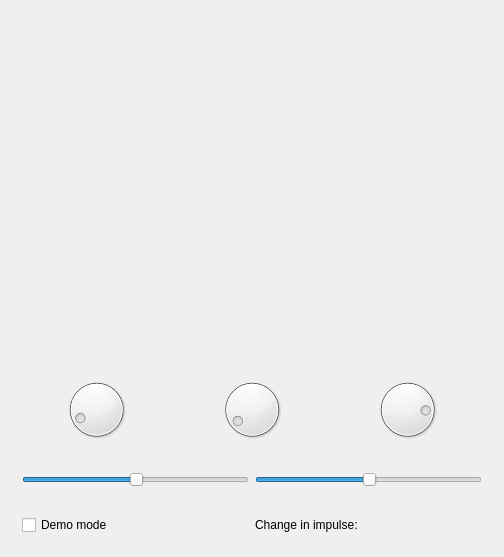
<?xml version="1.0" encoding="UTF-8"?>
<ui version="4.0">
 <class>QtPerfectElasticCollisionMainDialog</class>
 <widget class="QDialog" name="QtPerfectElasticCollisionMainDialog">
  <property name="geometry">
   <rect>
    <x>0</x>
    <y>0</y>
    <width>504</width>
    <height>557</height>
   </rect>
  </property>
  <property name="windowTitle">
   <string>PerfectElasticCollision</string>
  </property>
  <property name="windowIcon">
   <iconset resource="ToolPerfectElasticCollision.qrc">
    <normaloff>:/images/R.png</normaloff>:/images/R.png</iconset>
  </property>
  <layout class="QVBoxLayout" name="verticalLayout">
   <item>
    <widget class="QWidget" name="widget_top" native="true">
     <property name="sizePolicy">
      <sizepolicy hsizetype="Preferred" vsizetype="MinimumExpanding">
       <horstretch>0</horstretch>
       <verstretch>0</verstretch>
      </sizepolicy>
     </property>
    </widget>
   </item>
   <item>
    <widget class="QWidget" name="widget_dials" native="true">
     <property name="maximumSize">
      <size>
       <width>16777215</width>
       <height>91</height>
      </size>
     </property>
     <layout class="QHBoxLayout" name="horizontalLayout">
      <item>
       <widget class="QDial" name="dial_impulse_angle1">
        <property name="sliderPosition">
         <number>17</number>
        </property>
        <property name="wrapping">
         <bool>true</bool>
        </property>
       </widget>
      </item>
      <item>
       <widget class="QDial" name="dial_angle">
        <property name="sliderPosition">
         <number>14</number>
        </property>
        <property name="wrapping">
         <bool>true</bool>
        </property>
       </widget>
      </item>
      <item>
       <widget class="QDial" name="dial_impulse_angle2">
        <property name="sliderPosition">
         <number>75</number>
        </property>
        <property name="wrapping">
         <bool>true</bool>
        </property>
       </widget>
      </item>
     </layout>
    </widget>
   </item>
   <item>
    <widget class="QWidget" name="widget_sliders" native="true">
     <layout class="QHBoxLayout" name="horizontalLayout_2">
      <item>
       <widget class="QSlider" name="slider_impulse_1">
        <property name="sliderPosition">
         <number>50</number>
        </property>
        <property name="orientation">
         <enum>Qt::Horizontal</enum>
        </property>
       </widget>
      </item>
      <item>
       <widget class="QSlider" name="slider_impulse_2">
        <property name="sliderPosition">
         <number>50</number>
        </property>
        <property name="orientation">
         <enum>Qt::Horizontal</enum>
        </property>
       </widget>
      </item>
     </layout>
    </widget>
   </item>
   <item>
    <widget class="QWidget" name="widget_bottom" native="true">
     <layout class="QHBoxLayout" name="horizontalLayout_3">
      <item>
       <widget class="QCheckBox" name="check_demo">
        <property name="text">
         <string>Demo mode</string>
        </property>
       </widget>
      </item>
      <item>
       <widget class="QLabel" name="label_error">
        <property name="text">
         <string>Change in impulse:</string>
        </property>
       </widget>
      </item>
     </layout>
    </widget>
   </item>
  </layout>
 </widget>
 <layoutdefault spacing="6" margin="11"/>
 <resources>
  <include location="ToolPerfectElasticCollision.qrc"/>
 </resources>
 <connections/>
</ui>
